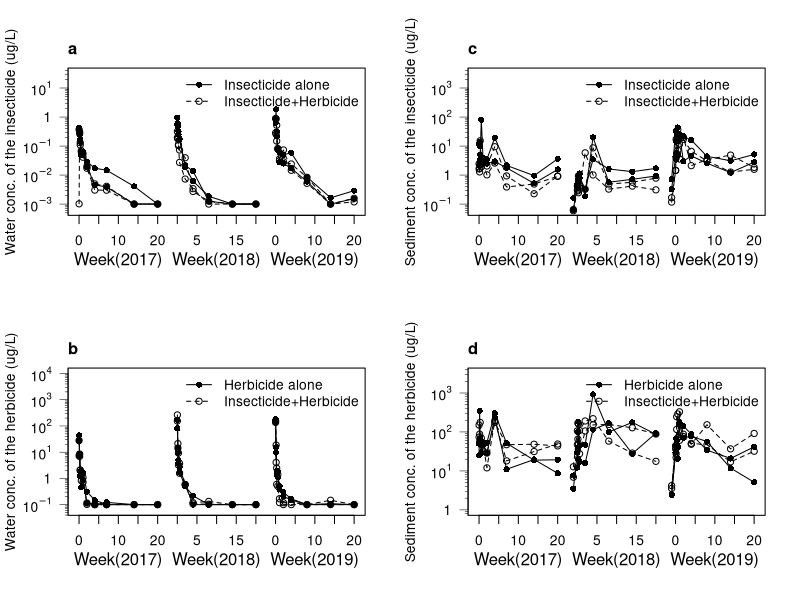

Write the R code that produced this figure.
## ---- chunk 1
knitr::opts_chunk$set(echo = TRUE)
## ---- chunk 2
PW171819 <- read.csv("./raw_data/PW171819.csv", header=TRUE)
FW171819 <- read.csv("./raw_data/FW171819.csv", header=TRUE)
PS171819 <- read.csv("./raw_data/PS171819.csv", header=TRUE)
FS171819 <- read.csv("./raw_data/FS171819.csv", header=TRUE)
## ---- chunk 3
PW171819_ <- PW171819
FW171819_ <- FW171819
PS171819_ <- PS171819
FS171819_ <- FS171819
PW171819_$Conc[which(PW171819_$Conc==0)] <- 0.1 #substitute zero by the lower limit finite value
FW171819_$Conc[which(FW171819_$Conc==0)] <- 0.001 #substitute zero by the lower limit finite value
PS171819_$Conc[which(PS171819_$Conc==0)] <- 0.1 #substitute zero by the lower limit finite value
FS171819_$Conc[which(FS171819_$Conc==0)] <- 0.1 #substitute zero by the lower limit finite value

#pdf("./figs/figS1.pdf", width=12, height=7)
par(mfcol=c(2, 2), las=1, family="sans")
plot(log10(Conc) ~ Week2, subset(FW171819_, Tank=="Fipro1"), pch=16, type="o", ylim=c(-3.2, 1.5), 
     xaxt="n", yaxt="n", xlab="", ylab="Water conc. of the insecticide (ug/L)")
lines(log10(Conc) ~ Week2, subset(FW171819_, Tank=="Fipro2"), pch=16, type="o")
lines(log10(Conc) ~ Week2, subset(FW171819_, Tank=="Joint1"), pch=1, type="o", lty=2)
lines(log10(Conc) ~ Week2, subset(FW171819_, Tank=="Joint2"), pch=1, type="o", lty=2)
axis(1, at=seq(0, 70, by=5), 
     labels=c(seq(0, 20, by=5), seq(0, 20, by=5), seq(0, 20, by=5)))
axis(2, lwd=0.5, at=log10(c(0.001, 0.01, 0.1, 1, 10)), lwd.ticks=0.5, 
     labels=c(c(expression(10^{-3}),expression(10^{-2}),expression(10^{-1}),expression(1),expression(10^{1}))))
axis(2, lwd=0.5, lwd.ticks=0.5, at=log10(sapply(-4:2, function(x)(2:9)*10^x)), labels=FALSE, tck=-0.02)
mtext(text=c("Week(2017)", "Week(2018)", "Week(2019)"), 
      side=1, at=c(10, 35, 60), line=2.2)
legend("topright", bty="n", 
       legend=c("Insecticide alone", "Insecticide+Herbicide"), 
       pch=c(16, 1), lty=c(1, 2))
legend("topleft", xpd=NA, legend="a", x.intersp=-1, y.intersp=-3, bty="n", text.font=2, cex=1.2)

plot(log10(Conc) ~ Week2, subset(PW171819_, Tank=="Pent1"), pch=16, type="o", ylim=c(-1.2, 4), 
     xaxt="n", yaxt="n", xlab="", ylab="Water conc. of the herbicide (ug/L)")
lines(log10(Conc) ~ Week2, subset(PW171819_, Tank=="Pent2"), pch=16, type="o")
lines(log10(Conc) ~ Week2, subset(PW171819_, Tank=="Joint1"), pch=1, type="o", lty=2)
lines(log10(Conc) ~ Week2, subset(PW171819_, Tank=="Joint2"), pch=1, type="o", lty=2)
axis(1, at=seq(0, 70, by=5), 
     labels=c(seq(0, 20, by=5), seq(0, 20, by=5), seq(0, 20, by=5)))
axis(2, lwd=0.5, at=log10(c(0.1, 1, 10, 100, 1000, 10000)), lwd.ticks=0.5, 
     labels=c(c(expression(10^{-1}),expression(1),expression(10^{1}),expression(10^{2}),expression(10^{3}),expression(10^{4}))))
axis(2, lwd=0.5, lwd.ticks=0.5, at=log10(sapply(-2:4, function(x)(2:9)*10^x)), labels=FALSE, tck=-0.02)
mtext(text=c("Week(2017)", "Week(2018)", "Week(2019)"), 
      side=1, at=c(10, 35, 60), line=2.2)
legend("topright", bty="n", 
       legend=c("Herbicide alone", "Insecticide+Herbicide"), 
       pch=c(16, 1), lty=c(1, 2))
legend("topleft", xpd=NA, legend="b", x.intersp=-1, y.intersp=-3, bty="n", text.font=2, cex=1.2)

plot(log10(Conc) ~ Week2, subset(FS171819_, Tank=="Fipro1"), pch=16, type="o", ylim=c(-1.2, 3.5), 
     xaxt="n", yaxt="n", xlab="", ylab="Sediment conc. of the insecticide (ug/L)")
lines(log10(Conc) ~ Week2, subset(FS171819_, Tank=="Fipro2"), pch=16, type="o")
lines(log10(Conc) ~ Week2, subset(FS171819_, Tank=="Joint1"), pch=1, type="o", lty=2)
lines(log10(Conc) ~ Week2, subset(FS171819_, Tank=="Joint2"), pch=1, type="o", lty=2)
axis(1, at=seq(0, 70, by=5), 
     labels=c(seq(0, 20, by=5), seq(0, 20, by=5), seq(0, 20, by=5)))
axis(2, lwd=0.5, at=log10(c(0.1, 1, 10, 100, 1000)), lwd.ticks=0.5, 
     labels=c(c(expression(10^{-1}),expression(1),expression(10^{1}),expression(10^{2}),expression(10^{3}))))
axis(2, lwd=0.5, lwd.ticks=0.5, at=log10(sapply(-2:4, function(x)(2:9)*10^x)), labels=FALSE, tck=-0.02)
mtext(text=c("Week(2017)", "Week(2018)", "Week(2019)"), 
      side=1, at=c(10, 35, 60), line=2.2)
legend("topright", bty="n", 
       legend=c("Insecticide alone", "Insecticide+Herbicide"), 
       pch=c(16, 1), lty=c(1, 2))
legend("topleft", xpd=NA, legend="c", x.intersp=-1, y.intersp=-3, bty="n", text.font=2, cex=1.2)

plot(log10(Conc) ~ Week2, subset(PS171819_, Tank=="Pent1"), pch=16, type="o", ylim=c(0, 3.5), 
     xaxt="n", yaxt="n", xlab="", ylab="Sediment conc. of the herbicide (ug/L)")
lines(log10(Conc) ~ Week2, subset(PS171819_, Tank=="Pent2"), pch=16, type="o")
lines(log10(Conc) ~ Week2, subset(PS171819_, Tank=="Joint1"), pch=1, type="o", lty=2)
lines(log10(Conc) ~ Week2, subset(PS171819_, Tank=="Joint2"), pch=1, type="o", lty=2)
axis(1, at=seq(0, 70, by=5), 
     labels=c(seq(0, 20, by=5), seq(0, 20, by=5), seq(0, 20, by=5)))
axis(2, lwd=0.5, at=log10(c(1, 10, 100, 1000)), lwd.ticks=0.5, 
     labels=c(c(expression(1),expression(10^{1}),expression(10^{2}),expression(10^{3}))))
axis(2, lwd=0.5, lwd.ticks=0.5, at=log10(sapply(-1:4, function(x)(2:9)*10^x)), labels=FALSE, tck=-0.02)
mtext(text=c("Week(2017)", "Week(2018)", "Week(2019)"), 
      side=1, at=c(10, 35, 60), line=2.2)
legend("topright", bty="n", 
       legend=c("Herbicide alone", "Insecticide+Herbicide"), 
       pch=c(16, 1), lty=c(1, 2))
legend("topleft", xpd=NA, legend="d", x.intersp=-1, y.intersp=-3, bty="n", text.font=2, cex=1.2)
dev.off()
